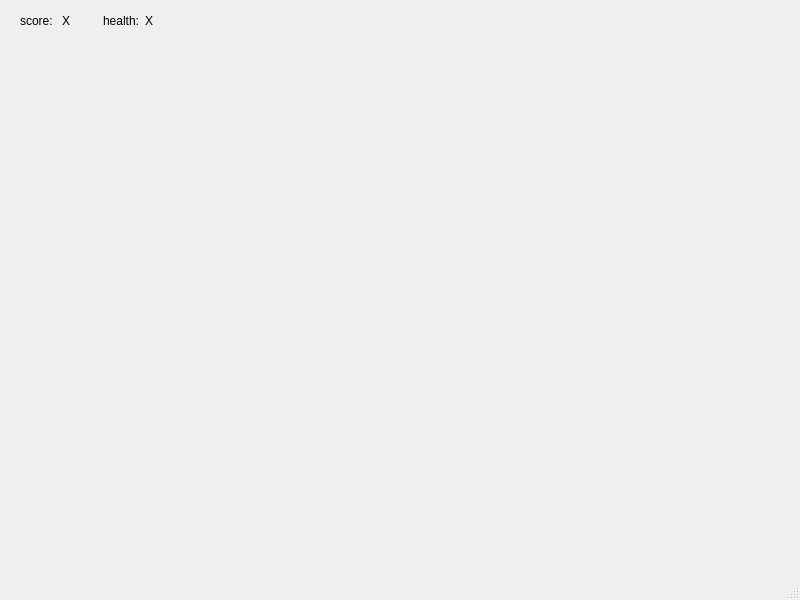
<?xml version="1.0" encoding="UTF-8"?>
<ui version="4.0">
 <class>MainWindow</class>
 <widget class="QMainWindow" name="MainWindow">
  <property name="geometry">
   <rect>
    <x>0</x>
    <y>0</y>
    <width>800</width>
    <height>600</height>
   </rect>
  </property>
  <property name="windowTitle">
   <string>MainWindow</string>
  </property>
  <widget class="QWidget" name="centralwidget">
   <widget class="ClickableLabel" name="hole2">
    <property name="geometry">
     <rect>
      <x>310</x>
      <y>110</y>
      <width>171</width>
      <height>161</height>
     </rect>
    </property>
    <property name="text">
     <string/>
    </property>
    <property name="pixmap">
     <pixmap>../diglett.png</pixmap>
    </property>
    <property name="scaledContents">
     <bool>true</bool>
    </property>
   </widget>
   <widget class="ClickableLabel" name="hole3">
    <property name="geometry">
     <rect>
      <x>540</x>
      <y>110</y>
      <width>171</width>
      <height>161</height>
     </rect>
    </property>
    <property name="text">
     <string/>
    </property>
    <property name="pixmap">
     <pixmap>../diglett.png</pixmap>
    </property>
    <property name="scaledContents">
     <bool>true</bool>
    </property>
   </widget>
   <widget class="ClickableLabel" name="hole6">
    <property name="geometry">
     <rect>
      <x>540</x>
      <y>330</y>
      <width>171</width>
      <height>161</height>
     </rect>
    </property>
    <property name="text">
     <string/>
    </property>
    <property name="pixmap">
     <pixmap>../diglett.png</pixmap>
    </property>
    <property name="scaledContents">
     <bool>true</bool>
    </property>
   </widget>
   <widget class="ClickableLabel" name="hole5">
    <property name="geometry">
     <rect>
      <x>310</x>
      <y>330</y>
      <width>171</width>
      <height>161</height>
     </rect>
    </property>
    <property name="text">
     <string/>
    </property>
    <property name="pixmap">
     <pixmap>../diglett.png</pixmap>
    </property>
    <property name="scaledContents">
     <bool>true</bool>
    </property>
   </widget>
   <widget class="ClickableLabel" name="hole4">
    <property name="geometry">
     <rect>
      <x>80</x>
      <y>330</y>
      <width>171</width>
      <height>161</height>
     </rect>
    </property>
    <property name="text">
     <string/>
    </property>
    <property name="pixmap">
     <pixmap>../diglett.png</pixmap>
    </property>
    <property name="scaledContents">
     <bool>true</bool>
    </property>
   </widget>
   <widget class="ClickableLabel" name="hole1">
    <property name="geometry">
     <rect>
      <x>80</x>
      <y>110</y>
      <width>171</width>
      <height>161</height>
     </rect>
    </property>
    <property name="text">
     <string/>
    </property>
    <property name="pixmap">
     <pixmap>rock.png</pixmap>
    </property>
    <property name="scaledContents">
     <bool>true</bool>
    </property>
   </widget>
   <widget class="QWidget" name="horizontalLayoutWidget">
    <property name="geometry">
     <rect>
      <x>20</x>
      <y>10</y>
      <width>160</width>
      <height>21</height>
     </rect>
    </property>
    <layout class="QHBoxLayout" name="horizontalLayout">
     <item>
      <widget class="QLabel" name="score_label">
       <property name="text">
        <string>score:</string>
       </property>
      </widget>
     </item>
     <item>
      <widget class="QLabel" name="score">
       <property name="text">
        <string>X</string>
       </property>
      </widget>
     </item>
     <item>
      <widget class="QLabel" name="health_label">
       <property name="text">
        <string>health:</string>
       </property>
      </widget>
     </item>
     <item>
      <widget class="QLabel" name="health">
       <property name="text">
        <string>X</string>
       </property>
      </widget>
     </item>
    </layout>
   </widget>
  </widget>
  <widget class="QMenuBar" name="menubar">
   <property name="geometry">
    <rect>
     <x>0</x>
     <y>0</y>
     <width>800</width>
     <height>21</height>
    </rect>
   </property>
  </widget>
  <widget class="QStatusBar" name="statusbar"/>
 </widget>
 <customwidgets>
  <customwidget>
   <class>ClickableLabel</class>
   <extends>QLabel</extends>
   <header>clickablelabel.h</header>
  </customwidget>
 </customwidgets>
 <resources/>
 <connections/>
</ui>
